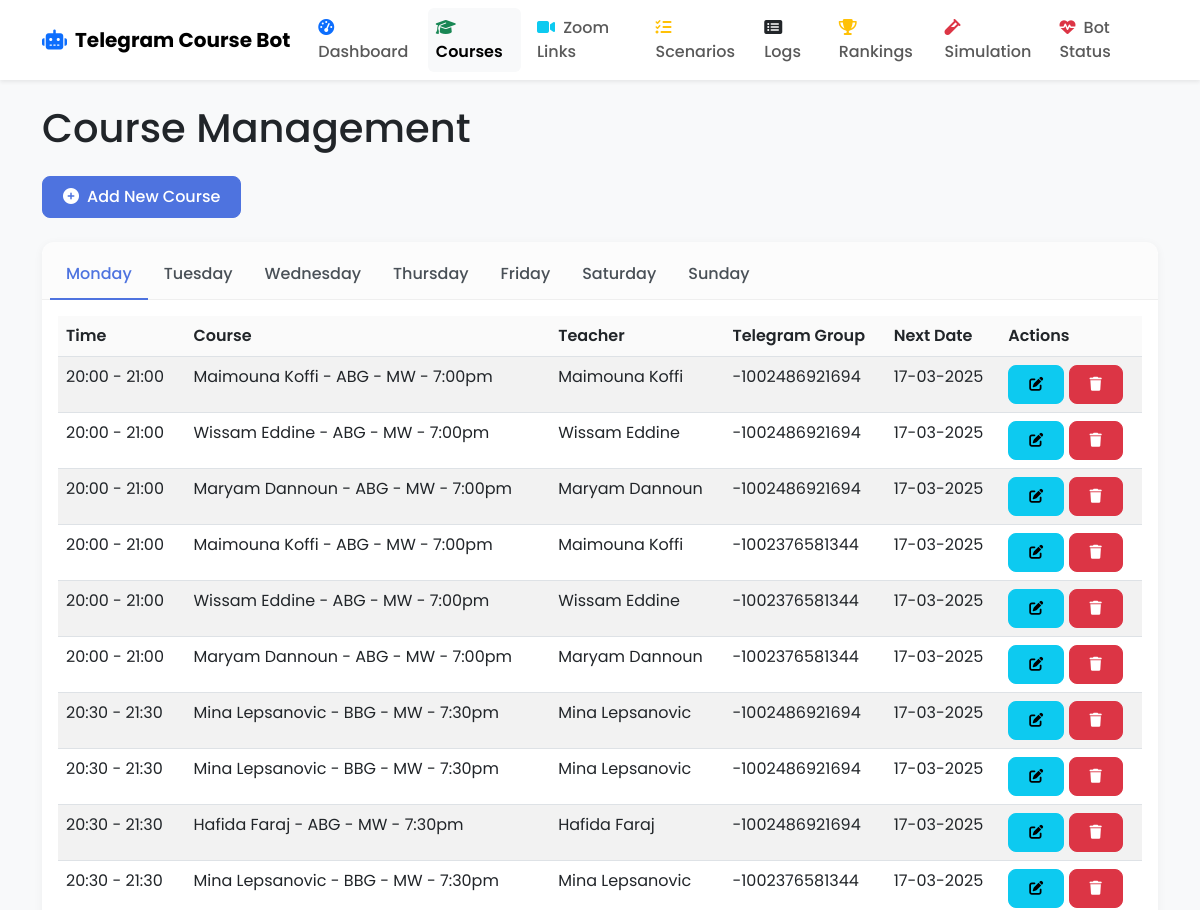
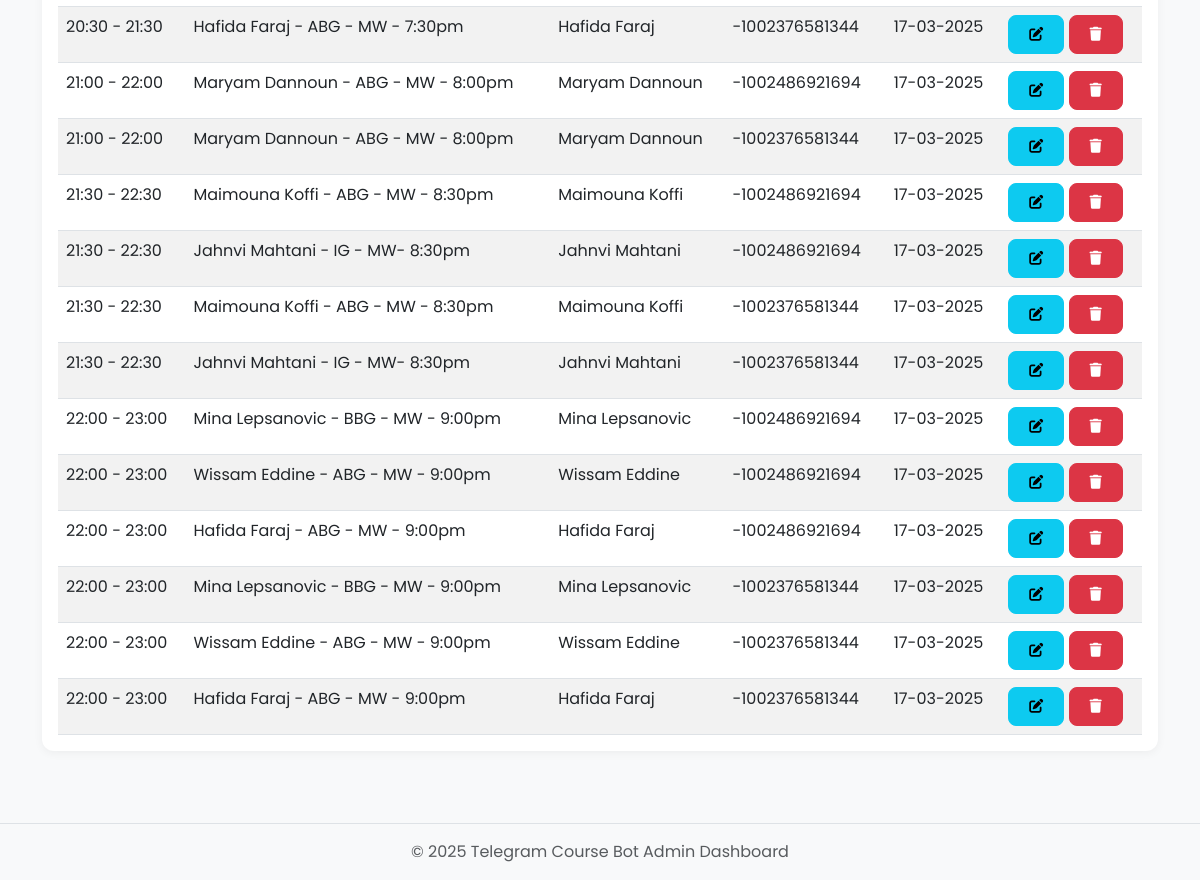
Screenshot of /courses with the database file from the repository (2 pictures, top to bottom).
### models.py (models this page shows, shortened)
class Course(db.Model):
    id = db.Column(db.Integer, primary_key=True)
    course_name = db.Column(db.String(100), nullable=False)
    teacher_name = db.Column(db.String(100), nullable=False)
    telegram_group_id = db.Column(db.String(100), nullable=False)
    day_of_week = db.Column(db.Integer, nullable=False)  # 0-6, Monday is 0
    start_time = db.Column(db.Time, nullable=False)
    end_time = db.Column(db.Time, nullable=False)
    schedule_date = db.Column(db.Date, nullable=True)  # The next occurrence date
    zoom_link = db.Column(db.String(255), nullable=True)
    zoom_meeting_id = db.Column(db.String(100), nullable=True)
    created_at = db.Column(db.DateTime, default=datetime.utcnow)
    updated_at = db.Column(db.DateTime, default=datetime.utcnow, onupdate=datetime.utcnow)

### routes.py (the view)
    @app.route('/courses')
    def courses():
        all_courses = Course.query.order_by(Course.day_of_week, Course.start_time).all()
        days = ["Monday", "Tuesday", "Wednesday", "Thursday", "Friday", "Saturday", "Sunday"]
        courses_by_day = {day: [] for day in days}
        for course in all_courses:
            day_name = days[course.day_of_week]
            courses_by_day[day_name].append(course)
        return render_template('courses.html', courses_by_day=courses_by_day, days=days)

### templates/courses.html (shortened to what this page needs)
{% extends 'layout.html' %}
{% block content %}
<div class="row">
    <div class="col-12">
        <h1 class="mb-4">Course Management</h1>
    </div>
</div>
<div class="row mb-4">
    <div class="col-12">
        <button type="button" class="btn btn-primary" data-bs-toggle="modal" data-bs-target="#addCourseModal">
            <i class="fas fa-plus-circle me-2"></i>Add New Course
        </button>
    </div>
</div>
<div class="card">
    <div class="card-header">
        <ul class="nav nav-tabs card-header-tabs" id="courseTabs" role="tablist">
            {% for day in days %}
            <li class="nav-item" role="presentation">
                <button class="nav-link {% if loop.first %}active{% endif %}"
                        id="{{ day.lower() }}-tab"
                        data-bs-toggle="tab"
                        data-bs-target="#{{ day.lower() }}"
                        type="button"
                        role="tab"
                        aria-controls="{{ day.lower() }}"
                        aria-selected="{% if loop.first %}true{% else %}false{% endif %}">
                    {{ day }}
                </button>
            </li>
            {% endfor %}
        </ul>
    </div>
    <div class="card-body">
        <div class="tab-content" id="courseTabsContent">
            {% for day in days %}
            <div class="tab-pane fade {% if loop.first %}show active{% endif %}"
                 id="{{ day.lower() }}"
                 role="tabpanel"
                 aria-labelledby="{{ day.lower() }}-tab">
                {% if courses_by_day[day] %}
                <div class="table-responsive">
                    <table class="table table-striped table-hover">
                        <thead>
                            <tr>
                                <th>Time</th>
                                <th>Course</th>
                                <th>Teacher</th>
                                <th>Telegram Group</th>
                                <th>Next Date</th>
                                <th>Actions</th>
                            </tr>
                        </thead>
                        <tbody>
                            {% for course in courses_by_day[day] %}
                            <tr>
                                <td>{{ course.start_time.strftime('%H:%M') }} - {{ course.end_time.strftime('%H:%M') }}</td>
                                <td>{{ course.course_name }}</td>
                                <td>{{ course.teacher_name }}</td>
                                <td>{{ course.telegram_group_id }}</td>
                                <td>
                                    {% if course.schedule_date %}
                                        {{ course.schedule_date.strftime('%d-%m-%Y') }}
                                    {% else %}
                                        <span class="badge bg-warning text-dark">Not scheduled</span>
                                    {% endif %}
                                </td>
                                <td>
                                    <button class="btn btn-sm btn-info edit-course-btn"
                                            data-course-id="{{ course.id }}"
                                            data-course-name="{{ course.course_name }}"
                                            data-teacher-name="{{ course.teacher_name }}"
                                            data-day-of-week="{{ course.day_of_week }}"
                                            data-start-time="{{ course.start_time.strftime('%H:%M') }}"
                                            data-end-time="{{ course.end_time.strftime('%H:%M') }}"
                                            data-telegram-group-id="{{ course.telegram_group_id }}">
                                        <i class="fas fa-edit"></i>
                                    </button>
                                    <button class="btn btn-sm btn-danger delete-course-btn" data-course-id="{{ course.id }}">
                                        <i class="fas fa-trash"></i>
                                    </button>
                                </td>
                            </tr>
                            {% endfor %}
                        </tbody>
                    </table>
                </div>
                {% else %}
                <div class="alert alert-info">No courses scheduled for {{ day }}.</div>
                {% endif %}
            </div>
            {% endfor %}
        </div>
    </div>
</div>
{% endblock %}

### static/css/custom.css (style rules this page uses)
body { min-height: 100vh; display: flex; flex-direction: column; font-family: 'Poppins', sans-serif; background-color: #f8f9fa; color: #212529; }
.card { border-radius: 0.75rem; box-shadow: 0 2px 10px rgba(0, 0, 0, 0.05); margin-bottom: 1.5rem; border: none; background-color: #ffffff; transition: transform 0.2s, box-shadow 0.2s; }
.card-header { background-color: rgba(0, 0, 0, 0.01); border-bottom: 1px solid rgba(0, 0, 0, 0.05); border-top-left-radius: 0.75rem !important; border-top-right-radius: 0.75rem !important; font-weight: 600; }
.btn { border-radius: 0.5rem; padding: 0.5rem 1.25rem; font-weight: 500; transition: all 0.2s; }
.btn-primary { background-color: #4e73df; border-color: #4e73df; }
.table { width: 100%; margin-bottom: 0; color: #212529; }
.table th { font-weight: 600; background-color: rgba(0, 0, 0, 0.02); }
.nav-tabs .nav-link { border: none; color: #495057; padding: 0.75rem 1rem; font-weight: 500; }
.nav-tabs .nav-link.active { color: #4e73df; background-color: transparent; border-bottom: 2px solid #4e73df; }

### rows the page displays
Course: start_time "20:00", end_time "21:00", course_name "Maimouna Koffi - ABG - MW - 7:00pm", teacher_name "Maimouna Koffi", telegram_group_id "-1002486921694", schedule_date "17-03-2025"
Course: start_time "20:00", end_time "21:00", course_name "Wissam Eddine - ABG - MW - 7:00pm", teacher_name "Wissam Eddine", telegram_group_id "-1002486921694", schedule_date "17-03-2025"
Course: start_time "20:00", end_time "21:00", course_name "Maryam Dannoun - ABG - MW - 7:00pm", teacher_name "Maryam Dannoun", telegram_group_id "-1002486921694", schedule_date "17-03-2025"
Course: start_time "20:00", end_time "21:00", course_name "Maimouna Koffi - ABG - MW - 7:00pm", teacher_name "Maimouna Koffi", telegram_group_id "-1002376581344", schedule_date "17-03-2025"
Course: start_time "20:00", end_time "21:00", course_name "Wissam Eddine - ABG - MW - 7:00pm", teacher_name "Wissam Eddine", telegram_group_id "-1002376581344", schedule_date "17-03-2025"
Course: start_time "20:00", end_time "21:00", course_name "Maryam Dannoun - ABG - MW - 7:00pm", teacher_name "Maryam Dannoun", telegram_group_id "-1002376581344", schedule_date "17-03-2025"
Course: start_time "20:30", end_time "21:30", course_name "Mina Lepsanovic - BBG - MW - 7:30pm", teacher_name "Mina Lepsanovic", telegram_group_id "-1002486921694", schedule_date "17-03-2025"
Course: start_time "20:30", end_time "21:30", course_name "Mina Lepsanovic - BBG - MW - 7:30pm", teacher_name "Mina Lepsanovic", telegram_group_id "-1002486921694", schedule_date "17-03-2025"
Course: start_time "20:30", end_time "21:30", course_name "Hafida Faraj - ABG - MW - 7:30pm", teacher_name "Hafida Faraj", telegram_group_id "-1002486921694", schedule_date "17-03-2025"
Course: start_time "20:30", end_time "21:30", course_name "Mina Lepsanovic - BBG - MW - 7:30pm", teacher_name "Mina Lepsanovic", telegram_group_id "-1002376581344", schedule_date "17-03-2025"
Course: start_time "20:30", end_time "21:30", course_name "Hafida Faraj - ABG - MW - 7:30pm", teacher_name "Hafida Faraj", telegram_group_id "-1002376581344", schedule_date "17-03-2025"
Course: start_time "21:00", end_time "22:00", course_name "Maryam Dannoun - ABG - MW - 8:00pm", teacher_name "Maryam Dannoun", telegram_group_id "-1002486921694", schedule_date "17-03-2025"
Course: start_time "21:00", end_time "22:00", course_name "Maryam Dannoun - ABG - MW - 8:00pm", teacher_name "Maryam Dannoun", telegram_group_id "-1002376581344", schedule_date "17-03-2025"
Course: start_time "21:30", end_time "22:30", course_name "Maimouna Koffi - ABG - MW - 8:30pm", teacher_name "Maimouna Koffi", telegram_group_id "-1002486921694", schedule_date "17-03-2025"
Course: start_time "21:30", end_time "22:30", course_name "Jahnvi Mahtani - IG - MW- 8:30pm", teacher_name "Jahnvi Mahtani", telegram_group_id "-1002486921694", schedule_date "17-03-2025"
Course: start_time "21:30", end_time "22:30", course_name "Maimouna Koffi - ABG - MW - 8:30pm", teacher_name "Maimouna Koffi", telegram_group_id "-1002376581344", schedule_date "17-03-2025"
Course: start_time "21:30", end_time "22:30", course_name "Jahnvi Mahtani - IG - MW- 8:30pm", teacher_name "Jahnvi Mahtani", telegram_group_id "-1002376581344", schedule_date "17-03-2025"
Course: start_time "22:00", end_time "23:00", course_name "Mina Lepsanovic - BBG - MW - 9:00pm", teacher_name "Mina Lepsanovic", telegram_group_id "-1002486921694", schedule_date "17-03-2025"
Course: start_time "22:00", end_time "23:00", course_name "Wissam Eddine - ABG - MW - 9:00pm", teacher_name "Wissam Eddine", telegram_group_id "-1002486921694", schedule_date "17-03-2025"
Course: start_time "22:00", end_time "23:00", course_name "Hafida Faraj - ABG - MW - 9:00pm", teacher_name "Hafida Faraj", telegram_group_id "-1002486921694", schedule_date "17-03-2025"
Course: start_time "22:00", end_time "23:00", course_name "Mina Lepsanovic - BBG - MW - 9:00pm", teacher_name "Mina Lepsanovic", telegram_group_id "-1002376581344", schedule_date "17-03-2025"
Course: start_time "22:00", end_time "23:00", course_name "Wissam Eddine - ABG - MW - 9:00pm", teacher_name "Wissam Eddine", telegram_group_id "-1002376581344", schedule_date "17-03-2025"
Course: start_time "22:00", end_time "23:00", course_name "Hafida Faraj - ABG - MW - 9:00pm", teacher_name "Hafida Faraj", telegram_group_id "-1002376581344", schedule_date "17-03-2025"

### other values shown
{{ day }} "Monday" "Tuesday" "Wednesday" "Thursday" "Friday" "Saturday" "Sunday"
